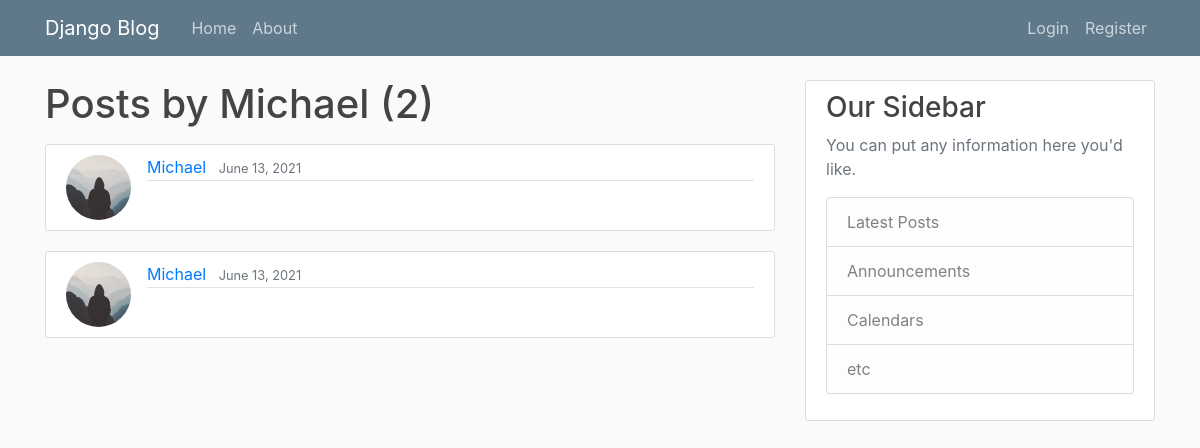
Page /user/Michael on the earlier database version.
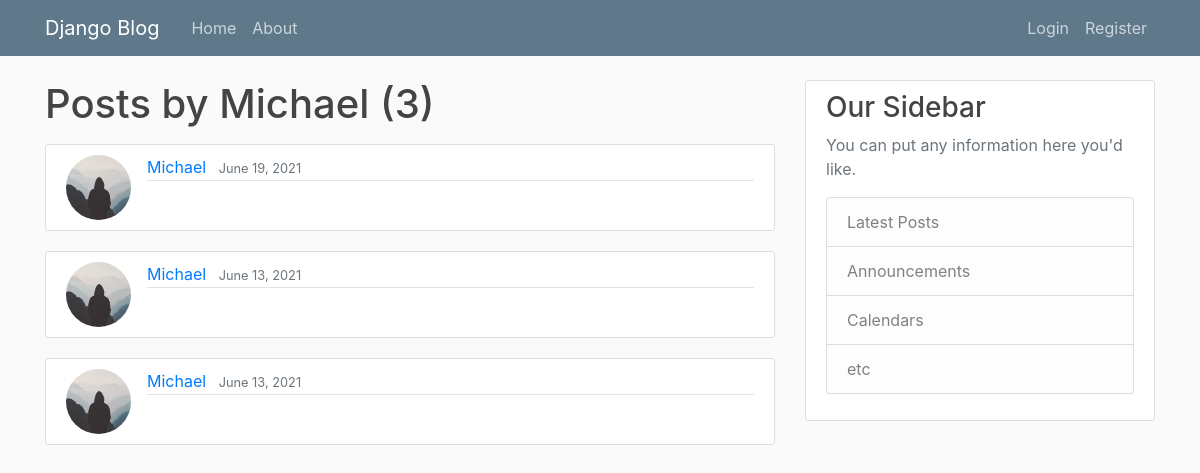
Same page on the later database version.
### app/models.py (models this page shows, shortened)
class Post(models.Model):
    api = models.CharField(max_length=100)
    name = models.CharField(max_length=100, default = "default name")
    name_id = models.CharField(max_length=100, default = "default name_id")
    first_message = models.CharField(max_length=100, default = "hello my friend")
    date_posted = models.DateTimeField(default=timezone.now)
    author = models.ForeignKey(User, on_delete=models.CASCADE)
    running = models.BooleanField(default = False)
    message_pairs = JSONField(default=list)
    objects = PostManager()

### users/models.py (models this page shows, shortened)
class Profile(models.Model):
    user = models.OneToOneField(User, on_delete=models.CASCADE)
    image = models.ImageField(default='default.jpg', upload_to='profile_pics')

### app/views.py (the view)
# urls.py: path('user/<str:username>', UserPostListView.as_view(), name = 'user-posts'),
class UserPostListView(ListView):
    model = Post
    template_name = 'app/user_posts.html'
    context_object_name = 'posts'
    paginate_by = 5
    def get_queryset(self):
        user = get_object_or_404(User, username = self.kwargs.get('username'))
        return Post.objects.filter(author = user).order_by('-date_posted')

### app/templates/app/user_posts.html (shortened to what this page needs)
{% extends "app/base.html"%}
{% block content %}
    <h1 class="mb-3">Posts by {{ view.kwargs.username }} ({{ page_obj.paginator.count }})</h1>
  {% for post in posts %}
    <article class="media content-section">
    <img class ="rounded-circle article-img" src="{{ post.author.profile.image.url }}">
    <div class="media-body">
        <div class="article-metadata">
        <a class="mr-2" href="{% url 'user-posts' post.author.username %}">{{ post.author }}</a>
        <small class="text-muted">{{ post.date_posted|date:"F d, Y" }}</small>
        </div>
    </div>
</article>
  {% endfor %}
{% endblock content %}

### app/templates/app/base.html (shortened to what this page needs)
{% load static %}
<!doctype html>
<html lang="en">
<head>
    <link rel="stylesheet" href="https://maxcdn.bootstrapcdn.com/bootstrap/4.0.0/css/bootstrap.min.css">
    <link rel ="stylesheet" type ="text/css" href ="{% static 'app/main.css' %}">
</head>
<body>
    <header class="site-header">
    <nav class="navbar navbar-expand-md navbar-dark bg-steel fixed-top">
        <div class="container">
        <a class="navbar-brand mr-4" href="/">Django Blog</a>
        <div class="collapse navbar-collapse" id="navbarToggle">
            <div class="navbar-nav mr-auto">
            <a class="nav-item nav-link" href="{% url 'app-home' %}">Home</a>
            <a class="nav-item nav-link" href="{% url 'app-about'%}">About</a>
            </div>
            <div class="navbar-nav">
            {% if user.is_authenticated %}
                <a class="nav-item nav-link" href="{% url 'post-create' %}">New Post </a>
                <a class="nav-item nav-link" href="{% url 'profile' %}">Profile </a>
                <a class="nav-item nav-link" href="{% url 'logout' %}">Logout</a>
            {% else %}
                <a class="nav-item nav-link" href="{% url 'login' %}">Login</a>
                <a class="nav-item nav-link" href="{% url 'register' %}">Register</a>
            {% endif %}
            </div>
        </div>
        </div>
    </nav>
    </header>
    <main role="main" class="container">
    <div class="row">
        <div class="col-md-8">
        {% block content %}{% endblock %}
        </div>
        <div class="col-md-4">
        <div class="content-section">
            <h3>Our Sidebar</h3>
            <p class='text-muted'>You can put any information here you'd like.
            <ul class="list-group">
                <li class="list-group-item list-group-item-light">Latest Posts</li>
                <li class="list-group-item list-group-item-light">Announcements</li>
                <li class="list-group-item list-group-item-light">Calendars</li>
                <li class="list-group-item list-group-item-light">etc</li>
            </ul>
            </p>
        </div>
        </div>
    </div>
    </main>
</body>
</html>

### app/static/app/main.css (style rules this page uses)
body { background: #fafafa; color: #333333; margin-top: 5rem; }
h1, h2, h3, h4, h5, h6 { color: #444444; }
ul { margin: 0; }
.bg-steel { background-color: #5f788a; }
.site-header .navbar-nav .nav-link { color: #cbd5db; }
.content-section { background: #ffffff; padding: 10px 20px; border: 1px solid #dddddd; border-radius: 3px; margin-bottom: 20px; }
.article-img { height: 65px; width: 65px; margin-right: 16px; }
.article-metadata { padding-bottom: 1px; margin-bottom: 4px; border-bottom: 1px solid #e3e3e3 }

Differences in the rows shown:
added Post: author.profile.image (placeholder picture), author "Michael", date_posted "June 19, 2021"
Other differences:
{{ page_obj.paginator.count }}: "2" → "3"
